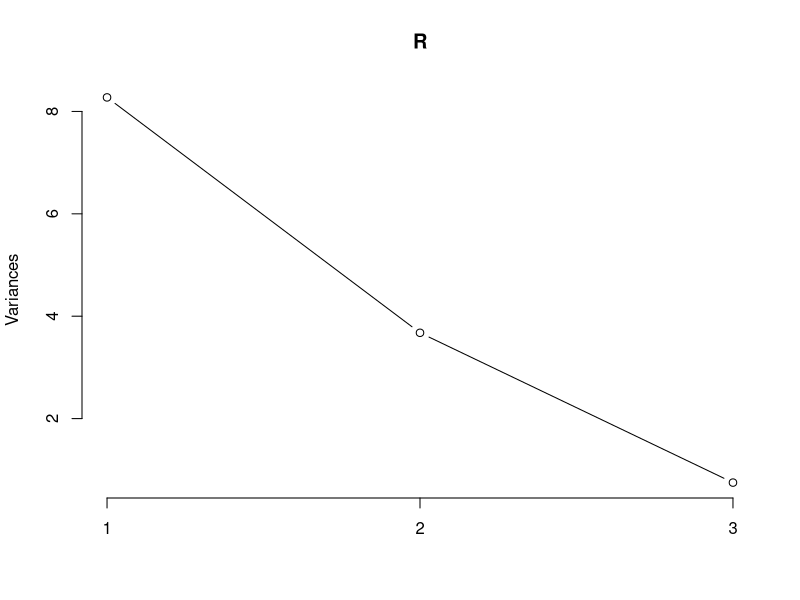

R code for this plot:
# Create sample matrix
A = rbind(c(7,4,3)
, c(4,1,8)
, c(6,3,5)
, c(8,6,1)
, c(8,5,7)
, c(7,2,9)
, c(5,3,3)
, c(9,5,8)
, c(7,4,5)
, c(8,2,2))

# Perform the PCA 
# Scale decide whether standardize the sample with unit variance for PCA
R = prcomp(A, scale = FALSE)

# Choose the number of principal component to retain
plot(R, type = "l")

# Check the proportion of variance
summary(R)

# The eigenvector for PCA
R$rotation

# The principal component for sample
R$x[,1:2]

# The mean or center of original data
R$center

# The sd of original data
R$scale
